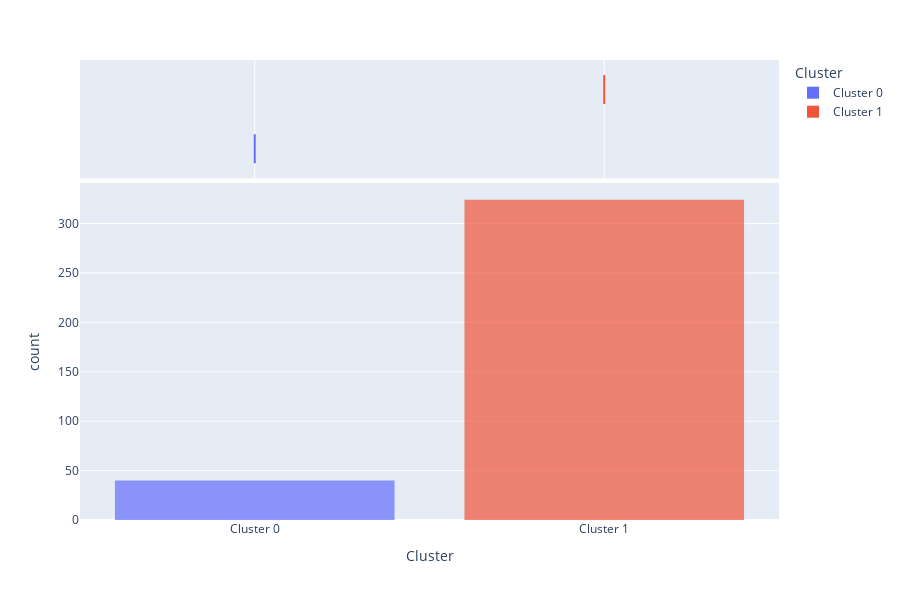

Write notebook code for a chart like this one.
### Code cell
plot_model(kmeans, plot = 'distribution')
# cluster 0 has way more occurence than s

### Figure 1 — Plotly figure (JSON) as saved in the notebook; plotly's stock layout.template omitted (floating-point values rounded to 4 significant figures; data arrays with more than 128 entries replaced by an {"elided": "..."} marker saying what was removed)
{"data": [{"alignmentgroup": "True", "bingroup": "x", "hovertemplate": "Cluster=%{x}<br>count=%{y}<extra></extra>", "legendgroup": "Cluster 0", "marker": {"color": "#636efa", "opacity": 0.7, "pattern": {"shape": ""}}, "name": "Cluster 0", "offsetgroup": "Cluster 0", "orientation": "v", "showlegend": true, "type": "histogram", "x": ["Cluster 0", "Cluster 0", "Cluster 0", "Cluster 0", "Cluster 0", "Cluster 0", "Cluster 0", "Cluster 0", "Cluster 0", "Cluster 0", "Cluster 0", "Cluster 0", "Cluster 0", "Cluster 0", "Cluster 0", "Cluster 0", "Cluster 0", "Cluster 0", "Cluster 0", "Cluster 0", "Cluster 0", "Cluster 0", "Cluster 0", "Cluster 0", "Cluster 0", "Cluster 0", "Cluster 0", "Cluster 0", "Cluster 0", "Cluster 0", "Cluster 0", "Cluster 0", "Cluster 0", "Cluster 0", "Cluster 0", "Cluster 0", "Cluster 0", "Cluster 0", "Cluster 0", "Cluster 0"], "xaxis": "x", "yaxis": "y"}, {"alignmentgroup": "True", "customdata": {"elided": "40x15 mixed values"}, "hovertemplate": "Cluster=%{x}<br>chatter_presence=%{customdata[0]}<br>med=%{customdata[1]}<br>std=%{customdata[2]}<br>rms=%{customdata[3]}<br>curtose=%{customdata[4]}<br>distortion=%{customdata[5]}<br>amplitude=%{customdata[6]}<br>sra=%{customdata[7]}<br>crest=%{customdata[8]}<br>impulse=%{customdata[9]}<br>margin=%{customdata[10]}<br>max=%{customdata[11]}<br>freq_max=%{customdata[12]}<br>freq_sec_highest=%{customdata[13]}<br>fft_mean=%{customdata[14]}<extra></extra>", "legendgroup": "Cluster 0", "marker": {"color": "#636efa"}, "name": "Cluster 0", "notched": true, "offsetgroup": "Cluster 0", "showlegend": false, "type": "box", "x": ["Cluster 0", "Cluster 0", "Cluster 0", "Cluster 0", "Cluster 0", "Cluster 0", "Cluster 0", "Cluster 0", "Cluster 0", "Cluster 0", "Cluster 0", "Cluster 0", "Cluster 0", "Cluster 0", "Cluster 0", "Cluster 0", "Cluster 0", "Cluster 0", "Cluster 0", "Cluster 0", "Cluster 0", "Cluster 0", "Cluster 0", "Cluster 0", "Cluster 0", "Cluster 0", "Cluster 0", "Cluster 0", "Cluster 0", "Cluster 0", "Cluster 0", "Cluster 0", "Cluster 0", "Cluster 0", "Cluster 0", "Cluster 0", "Cluster 0", "Cluster 0", "Cluster 0", "Cluster 0"], "xaxis": "x2", "yaxis": "y2"}, {"alignmentgroup": "True", "bingroup": "x", "hovertemplate": "Cluster=%{x}<br>count=%{y}<extra></extra>", "legendgroup": "Cluster 1", "marker": {"color": "#EF553B", "opacity": 0.7, "pattern": {"shape": ""}}, "name": "Cluster 1", "offsetgroup": "Cluster 1", "orientation": "v", "showlegend": true, "type": "histogram", "x": {"elided": "324 str values"}, "xaxis": "x", "yaxis": "y"}, {"alignmentgroup": "True", "customdata": {"elided": "324x15 mixed values"}, "hovertemplate": "Cluster=%{x}<br>chatter_presence=%{customdata[0]}<br>med=%{customdata[1]}<br>std=%{customdata[2]}<br>rms=%{customdata[3]}<br>curtose=%{customdata[4]}<br>distortion=%{customdata[5]}<br>amplitude=%{customdata[6]}<br>sra=%{customdata[7]}<br>crest=%{customdata[8]}<br>impulse=%{customdata[9]}<br>margin=%{customdata[10]}<br>max=%{customdata[11]}<br>freq_max=%{customdata[12]}<br>freq_sec_highest=%{customdata[13]}<br>fft_mean=%{customdata[14]}<extra></extra>", "legendgroup": "Cluster 1", "marker": {"color": "#EF553B"}, "name": "Cluster 1", "notched": true, "offsetgroup": "Cluster 1", "showlegend": false, "type": "box", "x": {"elided": "324 str values"}, "xaxis": "x2", "yaxis": "y2"}], "layout": {"barmode": "relative", "height": 600, "legend": {"title": {"text": "Cluster"}, "tracegroupgap": 0}, "margin": {"t": 60}, "xaxis": {"anchor": "y", "categoryarray": ["Cluster 0", "Cluster 1"], "categoryorder": "array", "domain": [0, 1], "title": {"text": "Cluster"}}, "xaxis2": {"anchor": "y2", "domain": [0, 1], "matches": "x", "showgrid": true, "showticklabels": false}, "yaxis": {"anchor": "x", "domain": [0, 0.7326], "title": {"text": "count"}}, "yaxis2": {"anchor": "x2", "domain": [0.7426, 1], "matches": "y2", "showgrid": false, "showline": false, "showticklabels": false, "ticks": ""}}}
